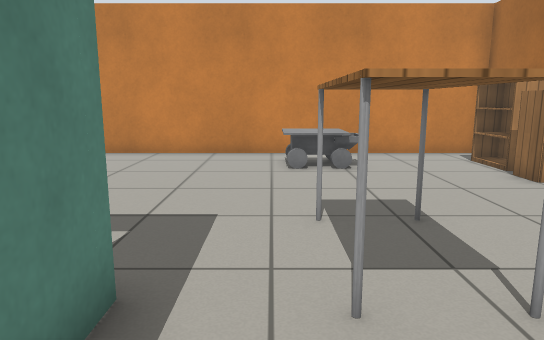
[1] (above)

13 first-person views from a walk through a world built for the Gazebo simulator. The camera is 0.9 m above the floor, tilts 10° down and sees 70° across. The floor is counted in squares, 0.5 m on a side. Each view is taken from the middle of a square. On the plan, view 1 faces up. The plan holds only what a view shows up to about 18 squares ahead; the rest is blank. Robots are left out. Simple patterns stand in for the simulator's built-in surfaces. Some stock models are drawn as simple stand-ins.

[2]
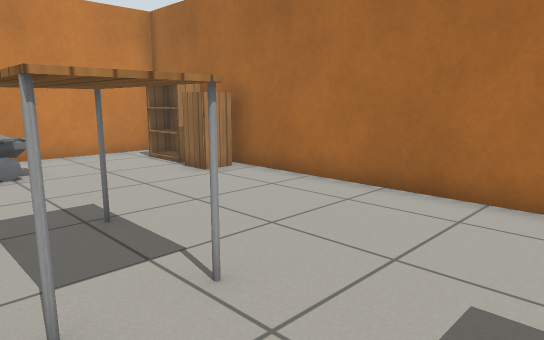

[3]
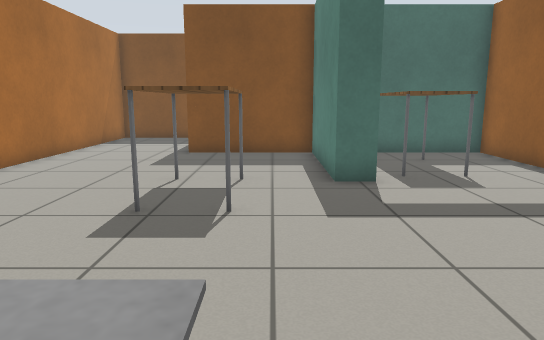

[4]
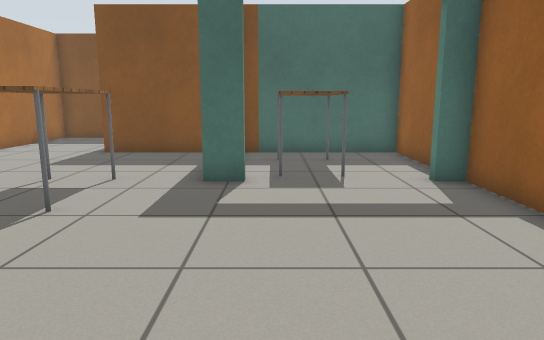

[5]
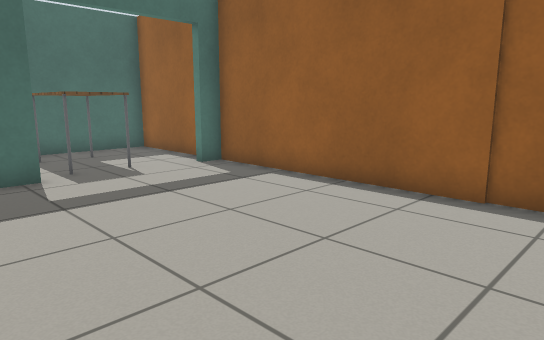

[6]
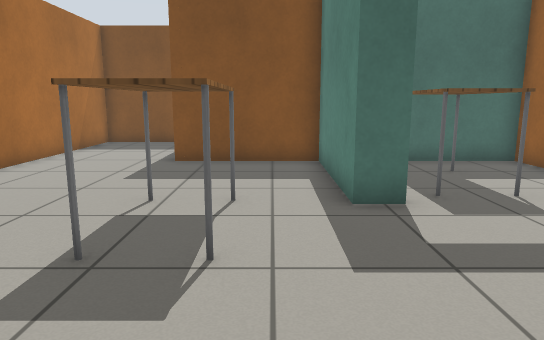

[7]
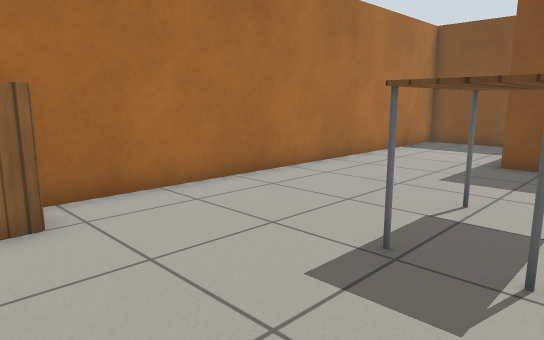

[8]
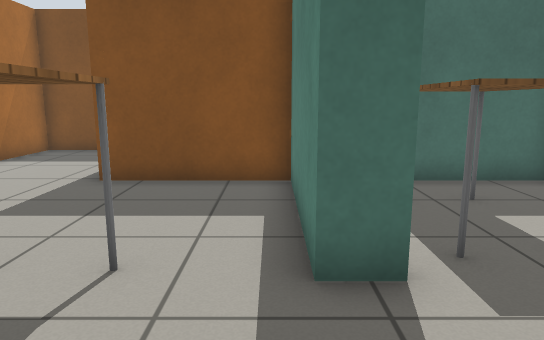

[9]
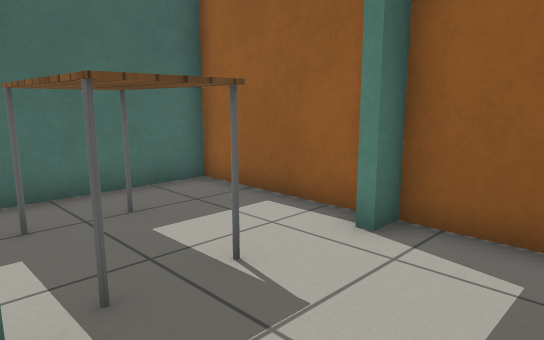

[10]
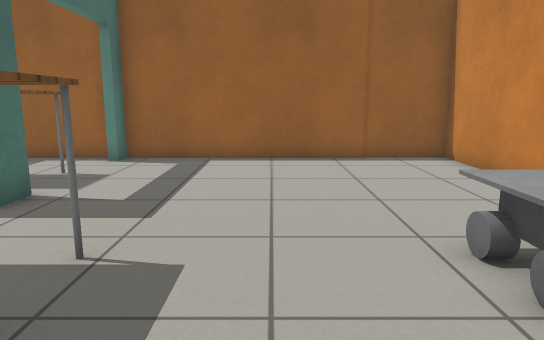

[11]
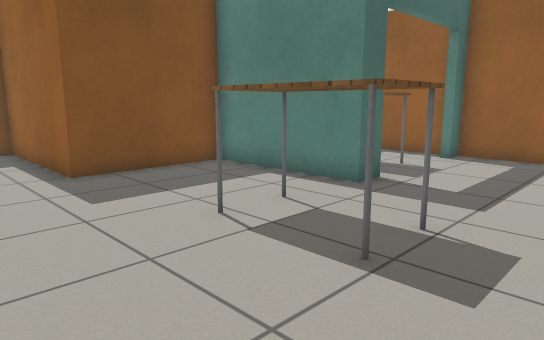

[12]
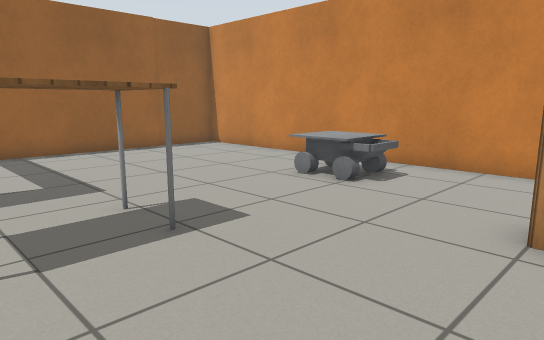

[13]
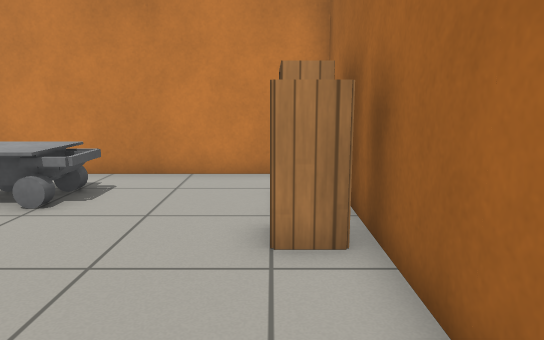

### Floor plan
Points are (right, up) in squares from view 1. A wall is a line through its corners. A room is listed if a view was taken in it or the views show most of it. See-through windows are left out.
Room 1 (views 1, 2, 3, 4, 5, 6, 7, 8, 9, 10, 11, 12, 13)
walls: (-2.5, 3.3) (-1.4, 3.3) (-1.4, -1.8) (3, -1.8) (3, -7.5) (7.4, -7.5) (7.4, 8.4); (7.4, 12.6) (7.4, 13.6) (-7.4, 13.6) (-7.4, 3.3) (-6.6, 3.3)
ways out: open door at (-5.5, 3) to room 2; open door at (-3, 3) to room 2
objects: table (1, 3) to (2, 6); other object (1, 11) to (2, 12); cabinet (6, 9) to (7, 9); bookshelf (6, 10) to (7, 12)
Room 2 (no view inside)
walls: (-7.4, 2.8) (-7.4, -1.8) (-2, -1.8)
ways out: open door at (-5.5, 3) to room 1; open door at (-3, 3) to room 1
objects: table (-4, 0) to (-3, 3)

Positions as (right, up) in squares from view 1, and headings:
1: (0, 0), facing up
2: (0, 0), facing up-right
3: (0, 12), facing down
4: (-3, 12), facing down
5: (0, 13), facing down-left
6: (0, 10), facing down
7: (0, 10), facing down-right
8: (-1, 7), facing down
9: (-2, 6), facing down-left
10: (5, 8), facing left
11: (6, 8), facing down-left
12: (7, 3), facing up-left
13: (6, 4), facing up
